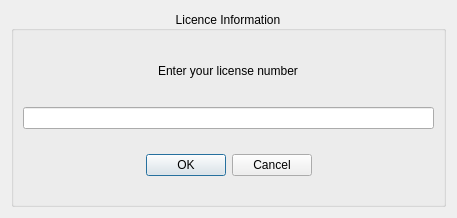
<?xml version="1.0" encoding="UTF-8"?>
<ui version="4.0">
 <class>Licence</class>
 <widget class="QDialog" name="Licence">
  <property name="geometry">
   <rect>
    <x>0</x>
    <y>0</y>
    <width>457</width>
    <height>218</height>
   </rect>
  </property>
  <property name="windowTitle">
   <string>Licence activation</string>
  </property>
  <layout class="QVBoxLayout" name="verticalLayout">
   <item>
    <widget class="QGroupBox" name="groupBox">
     <property name="locale">
      <locale language="English" country="UnitedStates"/>
     </property>
     <property name="title">
      <string>Licence Information</string>
     </property>
     <property name="alignment">
      <set>Qt::AlignCenter</set>
     </property>
     <property name="flat">
      <bool>false</bool>
     </property>
     <layout class="QVBoxLayout" name="verticalLayout_2">
      <item alignment="Qt::AlignHCenter">
       <widget class="QLabel" name="label_2">
        <property name="text">
         <string>Enter your license number</string>
        </property>
       </widget>
      </item>
      <item>
       <widget class="QLineEdit" name="key"/>
      </item>
      <item>
       <widget class="QDialogButtonBox" name="buttonBox">
        <property name="minimumSize">
         <size>
          <width>0</width>
          <height>60</height>
         </size>
        </property>
        <property name="locale">
         <locale language="English" country="UnitedStates"/>
        </property>
        <property name="orientation">
         <enum>Qt::Horizontal</enum>
        </property>
        <property name="standardButtons">
         <set>QDialogButtonBox::Cancel|QDialogButtonBox::Ok</set>
        </property>
        <property name="centerButtons">
         <bool>true</bool>
        </property>
       </widget>
      </item>
     </layout>
    </widget>
   </item>
  </layout>
 </widget>
 <resources/>
 <connections>
  <connection>
   <sender>buttonBox</sender>
   <signal>accepted()</signal>
   <receiver>Licence</receiver>
   <slot>accept()</slot>
   <hints>
    <hint type="sourcelabel">
     <x>248</x>
     <y>254</y>
    </hint>
    <hint type="destinationlabel">
     <x>157</x>
     <y>274</y>
    </hint>
   </hints>
  </connection>
  <connection>
   <sender>buttonBox</sender>
   <signal>rejected()</signal>
   <receiver>Licence</receiver>
   <slot>reject()</slot>
   <hints>
    <hint type="sourcelabel">
     <x>316</x>
     <y>260</y>
    </hint>
    <hint type="destinationlabel">
     <x>286</x>
     <y>274</y>
    </hint>
   </hints>
  </connection>
 </connections>
</ui>
